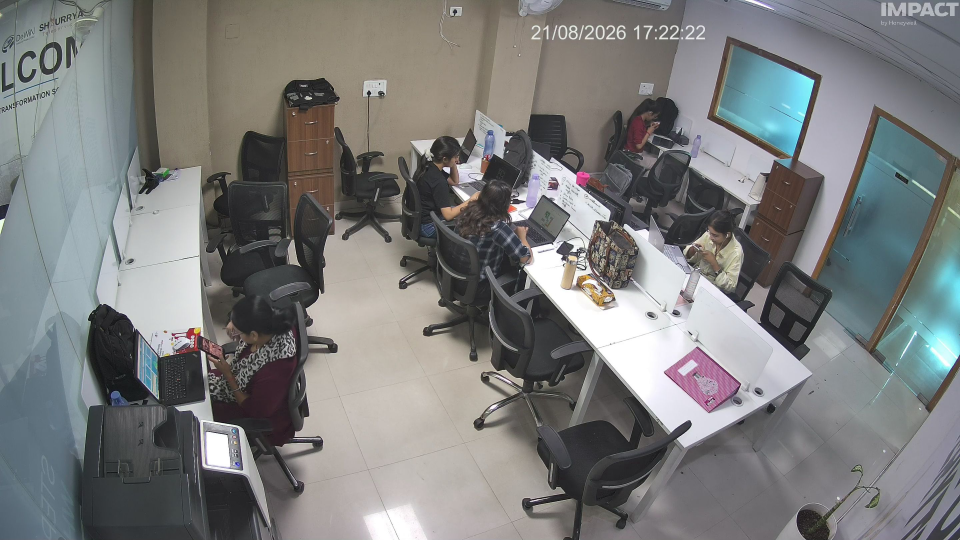
#> input picture backend/room_check.jpg, 2880 x 1620 px (shown at 1/3 size)
$ python -i fire_smoke_detector.py   (imports and definitions only)
#> lines starting #> are read from the running program, lines starting #| are printed output that depends on the picture; after the words box and inside, x2 and y2 are one past the last pixel; in counts of white or black regions, pixels touching at a corner belong together
#> further down, picture is the input picture: shape (1620, 2880, 3); mean B, G, R 123.8, 124.1, 122.8
"""Classical, model-free fire/smoke detection: HSV color rules combined
with temporal signals (frame-to-frame flicker for fire, sustained area
growth vs. a running background for smoke) — there's no fire/smoke-labeled
model bundled with this project (unlike yolov8n-pose.pt for people), so
this is a heuristic, not a trained detector. It's cheap enough (no NN, just
color-space math on a downscaled frame) to run every detect cycle rather
than being gated to detection_worker.POSE_INTERVAL_SECONDS like pose
detection.

Confirmed live on real office-camera footage (see cam1-3 snapshots pulled
2026-08-31): the original color-plus-single-frame-motion smoke rule flagged
plain grey/white walls, frosted-glass partitions, and glossy floor tiles as
"smoke" — those surfaces are large, low-saturation, mid-brightness areas
just like real smoke, and ordinary camera sensor/compression noise on them
was enough to pass a per-frame motion check. A static wall's noisy mask
area jitters around a fixed baseline; a real smoke plume actually expands
over time. Requiring that growth (see SMOKE_GROWTH_RATIO below) is what
tells the two apart — color+single-frame-motion alone can't, the same way
fire's flicker check (not color alone) is what rejects a static red/orange
decor object.

These thresholds are still starting points, not exhaustively tuned against
a real fire/smoke event — expect to revisit the FIRE_*/SMOKE_* constants
below per camera once more real footage is available, the same way
detection_worker.CAMERA_DET_THRESH was tuned per camera for face
recognition.
"""

import cv2
import numpy as np

DOWNSCALE_MAX_DIM = 480  # cheap enough to run every cycle; color/motion masks don't need full res

# --- fire: HSV color rule + flicker (variance of masked area over time) ---
FIRE_HUE_RANGE = (0, 35)  # red -> orange -> yellow, OpenCV's 0-179 hue scale
FIRE_MIN_SATURATION = 90  # vivid, not a washed-out/pastel color
FIRE_MIN_VALUE = 180  # bright/glowing, not a dim red object
FIRE_MIN_AREA_FRACTION = 0.0015  # ignore tiny specks (LEDs, reflections) relative to frame area
FIRE_FLICKER_HISTORY = 5  # samples of masked-area used to judge flicker
# Real flame area jitters noticeably frame to frame; a static red/orange
# object (a curtain, a chair) holds a near-constant masked area instead.
# Requiring the coefficient of variation (std/mean) of recent masked-area
# samples to clear this bar is what tells the two apart — color alone can't.
FIRE_FLICKER_MIN_CV = 0.15
FIRE_CONSECUTIVE_SAMPLES = 3  # require the signal to hold across several samples before alerting (mirrors person_tracker.FALL_CONSECUTIVE_SAMPLES)

# --- smoke: achromatic (low-saturation) haze + motion vs. a running background,
# confirmed only once the masked area actually grows over time ---
SMOKE_MAX_SATURATION = 35  # grey/hazy, not a colored object — tightened after the wall/glass/floor false positives above
SMOKE_MIN_VALUE, SMOKE_MAX_VALUE = 90, 210  # excludes near-black shadow and blown-out glare/reflections (glossy floors, glass)
# Low enough to still catch a small, real, early-stage source (e.g.
# cigarette smoke) rather than only a room-filling cloud — the false
# -positive fighting is now carried by the other signals below (fill ratio,
# growth trend, spatial overlap, face exclusion), not by a large area floor.
SMOKE_MIN_AREA_FRACTION = 0.006
# A single contour bigger than this is far more likely a whole-frame change
# (day/night IR-cut switch, AC/lighting flip) than an actual smoke plume —
# discarded outright rather than counted (see _boxes_from_mask's max_area_fraction).
SMOKE_MAX_AREA_FRACTION = 0.5
SMOKE_BG_ALPHA = 0.02  # running-average background learning rate (cv2.accumulateWeighted)
# Confirmed live: raising this to 30 to shrug off wall/floor compression
# noise (see the false positives documented above) also meant a realistic,
# semi-transparent early smoke source (measured: a synthetic wispy plume
# with real cigarette-like partial opacity only shifts grayscale by ~25)
# never registered as motion at all. Lowered back down for sensitivity —
# the fill-ratio/growth/overlap/face-exclusion checks below now do the
# false-positive rejection that this threshold used to carry alone.
SMOKE_MOTION_THRESHOLD = 15
SMOKE_TREND_HISTORY = 10  # samples of masked-area used to judge growth (split into first/second half, see below)
# Second-half average masked area must be at least this many times the
# first-half average (or the plume must have appeared from ~nothing) before
# the signal counts as "actually growing" rather than just "present".
# Raised from 1.5 -> 2.2: confirmed live (2026-09-01, "exit" and "Technical
# section") that ordinary desk-area brightness/motion drift (see
# SMOKE_MAX_REGION_MEAN_SATURATION's laptop-screen note below) could still
# clear a 1.5x growth bar over SMOKE_TREND_HISTORY's window even after every
# other fix in this file — it doesn't take a real expanding plume to
# gradually out-grow its own noisy baseline by 50%. Real smoke, once it's
# actually present, keeps compounding well past that; a stationary desk
# scene's drift plateaus much sooner.
SMOKE_GROWTH_RATIO = 2.2
# Confirmed live: a person walking straight TOWARD the camera (an entry/exit
# doorway's whole reason to exist) is solid, can wear pale/low-saturation
# clothing, and genuinely grows in apparent size in place — passing the
# fill-ratio, growth, and spatial-overlap checks below just like real smoke
# would. What's different: a person crosses the frame in a few seconds and
# then is gone (exits frame, gets face-detected, or gets too large and is
# discarded above SMOKE_MAX_AREA_FRACTION); real smoke keeps growing for as
# long as its source keeps burning. Requiring a LONGER sustained-growth
# window (SMOKE_TREND_HISTORY above, effectively ~10s at 1 sample/sec) lets
# a brief walk-through's confirmation run out before it ever reaches this
# bar, while persisting real smoke still clears it, just a bit slower.
# Raised from 4 -> 8 alongside SMOKE_GROWTH_RATIO above — same 2026-09-01
# "exit"/"Technical section" false positives kept re-clearing the growth bar
# every ~2 minute cooldown cycle, meaning the confirmed-growing state itself
# wasn't transient, just wrong. Doubling how long that state has to hold
# before alerting costs real smoke ~4 more seconds of detection latency but
# gives a wrongly-confirmed desk scene twice as long to fall back out of
# "growing" (it fluctuates; an actual fire/smoke source doesn't) before ever
# reaching the alert.
SMOKE_CONSECUTIVE_SAMPLES = 8  # require the (already growth-confirmed) signal to hold across several more samples before alerting
# Confirmed live: a person shifting posture at a desk (real motion) against
# their own low-saturation clothing/desk/monitor surroundings can satisfy the
# growth check above too — over a several-second window, ordinary fidgeting
# reads as a "growing" low-saturation blob just like an expanding haze does.
# Two independent fixes: (1) never let the padded area around an already
# -detected face count (see exclude_boxes in update() — the pipeline already
# knows where people are, every detect cycle); (2) require the candidate
# region to be a reasonably SOLID blob. A real diffuse smoke cloud, once
# dilated, fills most of its own bounding box; a person's fragmented motion
# (head moves, hand moves, chair creaks) dilates into disjoint patches that
# a bounding box spans loosely, with much emptier space in between.
# Raised from 0.55 -> 0.68: the 2026-09-01 "Technical section" false
# positive (see cam2_false_positive_crop.jpg) was a desk corner spanning a
# dark chair-back silhouette, a lit laptop, and the white desk edge between
# them — three separate objects loosely dilating into one bounding box, not
# one solid mass. That combination still cleared 0.55; a genuinely diffuse
# smoke cloud fills its own box far more completely than a bounding box
# drawn around several distinct desk objects does.
SMOKE_MIN_FILL_RATIO = 0.68  # contour area / bounding-box area
# A person WALKING (not just fidgeting in place) is solid, can be in light/
# low-saturation clothing, and genuinely grows in apparent size as they
# approach the camera — passing both the fill-ratio and growth checks above.
# What real smoke does differently: it grows roughly where it started,
# spreading from its source; a walking person's position several seconds
# later barely overlaps where they were standing before. Requiring the
# region's position, not just its area, to overlap itself over time is what
# tells "expanding in place" apart from "moving across the frame".
SMOKE_MIN_SPATIAL_OVERLAP = 0.2  # IoU between the first-half and second-half combined footprint
# Confirmed live (2026-08-31, camera "Main gate camera"): an active laptop
# screen on a desk passed every check above — real per-frame content change
# counts as motion, it doesn't move, and text/UI elements can be pale enough
# that ~59% of the flagged box's pixels individually cleared the per-pixel
# saturation test. What gave it away: unlike a real haze (which stays
# uniformly greyish through dilation), the box's OVERALL average saturation
# (mean 65, pulled up by the screen's own colored UI + nearby desk clutter
# caught by dilation) was well above what a genuine smoke region measured
# even with those same false positives folded in. Not proven against real
# smoke footage (none was available to test against) — a best-effort
# addition based on the one real case found, not a guarantee.
SMOKE_MAX_REGION_MEAN_SATURATION = 45
# How far around a detected face box to exclude from fire/smoke consideration
# — a face box is head-only, so this pads out to roughly cover the seated
# body + desk area below/around it. Generous and unscientific (no real
# measurement backs these multipliers), but directly targets the observed
# failure mode above; a real fire/smoke event actually AT a person's desk
# would be suppressed too — an accepted trade-off given how often this
# false-fired otherwise on a normal, people-filled office camera.
FACE_EXCLUDE_SIDE_PAD = 1.5  # x bbox width, each side
FACE_EXCLUDE_UP_PAD = 1.0  # x bbox height, above
FACE_EXCLUDE_DOWN_PAD = 7.0  # x bbox height, below


def _resize(frame):
    h, w = frame.shape[:2]
#> h = 1620; w = 2880
    scale = min(1.0, DOWNSCALE_MAX_DIM / max(h, w))
#> scale = 0.167
    if scale >= 1.0:
        return frame, 1.0
    return cv2.resize(frame, (int(w * scale), int(h * scale)), interpolation=cv2.INTER_AREA), scale


def _exclusion_mask(shape, exclude_boxes, scale):
    mask = np.zeros(shape, dtype=np.uint8)
    if not exclude_boxes:
        return mask
    h, w = shape
    for x1, y1, x2, y2 in exclude_boxes:
        bw, bh = x2 - x1, y2 - y1
        ex1 = int((x1 - bw * FACE_EXCLUDE_SIDE_PAD) * scale)
        ex2 = int((x2 + bw * FACE_EXCLUDE_SIDE_PAD) * scale)
        ey1 = int((y1 - bh * FACE_EXCLUDE_UP_PAD) * scale)
        ey2 = int((y2 + bh * FACE_EXCLUDE_DOWN_PAD) * scale)
        ex1, ey1 = max(0, ex1), max(0, ey1)
        ex2, ey2 = min(w, ex2), min(h, ey2)
        if ex2 > ex1 and ey2 > ey1:
            mask[ey1:ey2, ex1:ex2] = 255
    return mask


def _boxes_from_mask(
    mask, min_area_fraction, frame_area, max_area_fraction=None, min_fill_ratio=None,
    sat_channel=None, max_mean_saturation=None,
):
    min_area = frame_area * min_area_fraction
    max_area = frame_area * max_area_fraction if max_area_fraction is not None else None
    contours, _ = cv2.findContours(mask, cv2.RETR_EXTERNAL, cv2.CHAIN_APPROX_SIMPLE)
    boxes = []
    for c in contours:
        area = cv2.contourArea(c)
        if area < min_area:
            continue
        if max_area is not None and area > max_area:
            continue
        x, y, w, h = cv2.boundingRect(c)
        if min_fill_ratio is not None and area / (w * h) < min_fill_ratio:
            continue  # a real diffuse cloud is solid; fragmented motion (e.g. a person fidgeting) isn't
        if sat_channel is not None and max_mean_saturation is not None:
            if sat_channel[y:y + h, x:x + w].mean() > max_mean_saturation:
                continue  # e.g. a screen/UI's own color content mixed in via dilation — real haze stays uniformly grey
        boxes.append(([x, y, x + w, y + h], area))
    return boxes


def _union_bbox(bboxes: list[list[int]]) -> list[int] | None:
    if not bboxes:
        return None
    xs1 = [b[0] for b in bboxes]
    ys1 = [b[1] for b in bboxes]
    xs2 = [b[2] for b in bboxes]
    ys2 = [b[3] for b in bboxes]
    return [min(xs1), min(ys1), max(xs2), max(ys2)]


def _iou(a: list[int], b: list[int]) -> float:
    ix1, iy1 = max(a[0], b[0]), max(a[1], b[1])
    ix2, iy2 = min(a[2], b[2]), min(a[3], b[3])
    inter = max(0, ix2 - ix1) * max(0, iy2 - iy1)
    if inter == 0:
        return 0.0
    area_a = (a[2] - a[0]) * (a[3] - a[1])
    area_b = (b[2] - b[0]) * (b[3] - b[1])
    union = area_a + area_b - inter
    return inter / union if union > 0 else 0.0


class FireSmokeTracker:
    """One instance per camera (see detection_worker.run_worker) — holds the
    running background model (smoke's growth signal) and recent masked-area
    history (fire's flicker signal, smoke's growth trend) plus
    consecutive-sample streaks, so a single confirmed frame can't raise an
    alert on its own. Overlay boxes are only emitted once each type's own
    temporal signal (flicker for fire, growth for smoke) is confirmed for
    the current frame — not for every raw color-mask match — so a
    not-yet-confirmed candidate never shows a misleading label on screen.

    `events` keeps firing every cycle for as long as the condition stays
    confirmed (no one-shot latch) — a real, ongoing fire/smoke event should
    keep demanding attention, not go silent after a single alert while
    nobody's looked at the dashboard. pipeline.py's own per-camera cooldown
    (FIRE_SMOKE_ALERT_COOLDOWN_SECONDS) is what turns this into a periodic
    re-alert rather than a flood of duplicate DB rows every second."""

    def __init__(self):
        self._background: np.ndarray | None = None  # float32 grayscale running average
        self._fire_area_history: list[float] = []
        self._fire_streak = 0
        self._smoke_area_history: list[float] = []
        self._smoke_bbox_history: list[list[int] | None] = []
        self._smoke_streak = 0

    def update(self, frame_bgr, exclude_boxes: list | None = None) -> dict:
        """Returns {"boxes": [{"bbox": [x1,y1,x2,y2], "type": "fire"/"smoke",
        "score": float}, ...], "events": ["fire", "smoke", ...]}. `boxes`
        only includes a type once its own frame-level signal is confirmed
        (see class docstring); `events` only fires once that confirmed
        signal has held for several consecutive samples (for alerting).

        exclude_boxes: [x1,y1,x2,y2] boxes (original frame coordinates,
        e.g. this camera's face detections from the same detect cycle) that
        never count as fire/smoke — see FACE_EXCLUDE_*_PAD above."""
        small, scale = _resize(frame_bgr)
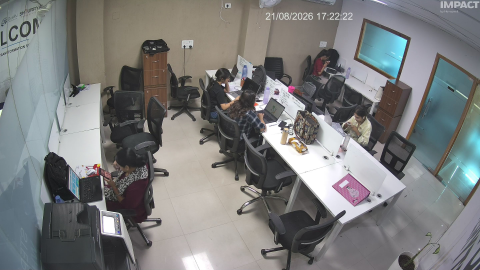
#> small: shape (270, 480, 3); mean B, G, R 123.8, 124.1, 122.8
#> scale = 0.167
        hsv = cv2.cvtColor(small, cv2.COLOR_BGR2HSV)
#> hsv: shape (270, 480, 3); mean H, S, V 74.7, 28.7, 130.4
        hue, sat, val = hsv[:, :, 0], hsv[:, :, 1], hsv[:, :, 2]
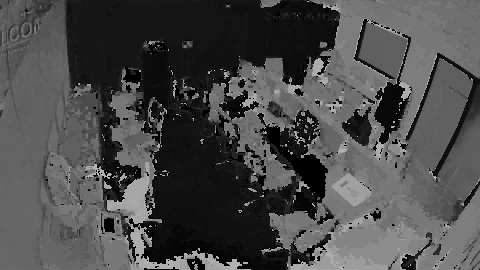
#> hue: shape (270, 480); min 0, max 179, mean 74.7
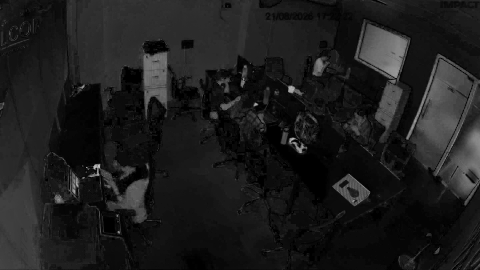
#> sat: shape (270, 480); min 0, max 192, mean 28.7
        frame_area = small.shape[0] * small.shape[1]
#> frame_area = 129600
        exclude_mask = _exclusion_mask((small.shape[0], small.shape[1]), exclude_boxes, scale)
#> exclude_mask: shape (270, 480); every value is 0

        boxes: list[dict] = []
        events: list[str] = []

        # --- fire ---
        fire_mask = (
            (hue >= FIRE_HUE_RANGE[0]) & (hue <= FIRE_HUE_RANGE[1])
            & (sat >= FIRE_MIN_SATURATION) & (val >= FIRE_MIN_VALUE)
        ).astype(np.uint8) * 255
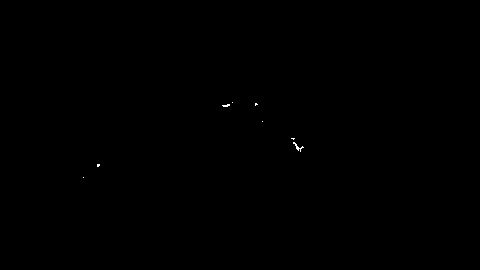
#> fire_mask: shape (270, 480); 0.05% white in thin lines or dots, all inside (x1, y1, x2, y2) = (83, 102, 304, 178)
        fire_mask[exclude_mask > 0] = 0
        fire_mask = cv2.dilate(fire_mask, np.ones((5, 5), np.uint8))
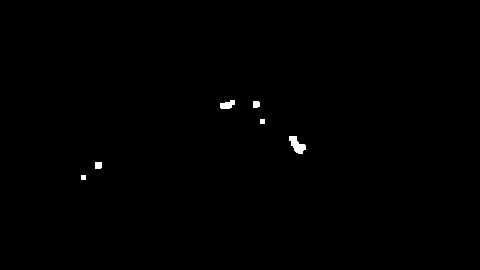
#> fire_mask: shape (270, 480); 0.32% white; 6 white regions
        fire_boxes = _boxes_from_mask(fire_mask, FIRE_MIN_AREA_FRACTION, frame_area)
#> in _boxes_from_mask, `contours, _ = cv2.findContours(mask, cv2.RETR_EXTERNAL, cv2.CHAIN_APPR..`: contours = 6 contours, 2 with area under 20; largest, box (x1, y1, x2, y2) and area: (289, 136, 306, 154) 144, (220, 100, 235, 109) 74, (95, 162, 102, 169) 36, (253, 101, 260, 108) 34
#> the loop in _boxes_from_mask, `for c in contours:` made 6 passes
#> area on passes 2, 3, 5, 6: 35.5, 144, 34, 74.5
#> after the loop in _boxes_from_mask, `for c in contours:`: boxes = []
#> fire_boxes = []
        fire_area_now = sum(area for _, area in fire_boxes)
#> fire_area_now = 0

        self._fire_area_history.append(fire_area_now)
        if len(self._fire_area_history) > FIRE_FLICKER_HISTORY:
            self._fire_area_history.pop(0)

        fire_present = False
        if fire_boxes and len(self._fire_area_history) >= FIRE_FLICKER_HISTORY:
            mean = sum(self._fire_area_history) / len(self._fire_area_history)
            if mean > 0:
                variance = sum((a - mean) ** 2 for a in self._fire_area_history) / len(self._fire_area_history)
                fire_present = (variance ** 0.5) / mean >= FIRE_FLICKER_MIN_CV

        if fire_present:
            for bbox, area in fire_boxes:
                boxes.append({
                    "bbox": [round(v / scale) for v in bbox],
                    "type": "fire",
                    "score": round(min(1.0, area / frame_area * 20), 3),
                })
            self._fire_streak += 1
            if self._fire_streak >= FIRE_CONSECUTIVE_SAMPLES:
                events.append("fire")
        else:
            self._fire_streak = 0

        # --- smoke ---
        gray = cv2.cvtColor(small, cv2.COLOR_BGR2GRAY).astype(np.float32)
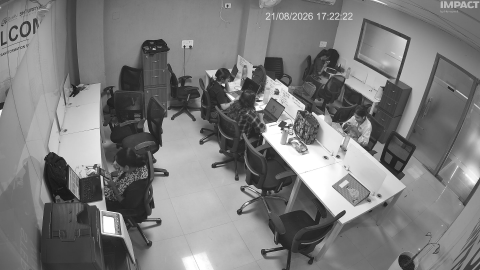
#> gray: shape (270, 480) float32; min 23, max 255, mean 123.7
        if self._background is None or self._background.shape != gray.shape:
            self._background = gray.copy()  # first frame for this camera, or its resolution changed
        motion = cv2.absdiff(gray, self._background) > SMOKE_MOTION_THRESHOLD
        cv2.accumulateWeighted(gray, self._background, SMOKE_BG_ALPHA)

        smoke_color = (sat <= SMOKE_MAX_SATURATION) & (val >= SMOKE_MIN_VALUE) & (val <= SMOKE_MAX_VALUE)
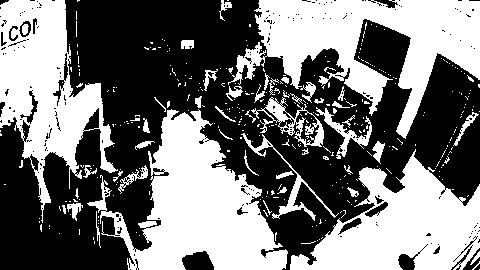
#> smoke_color: shape (270, 480) bool; 45.9% white; 353 white regions (306 under 20 px), largest, box (x1, y1, x2, y2) and area: (87, 109, 288, 270) 15065, (228, 0, 480, 139) 14993, (290, 149, 480, 270) 11940
        smoke_mask = (smoke_color & motion).astype(np.uint8) * 255
        smoke_mask[exclude_mask > 0] = 0
        smoke_mask = cv2.dilate(smoke_mask, np.ones((7, 7), np.uint8))
        smoke_boxes = _boxes_from_mask(
            smoke_mask, SMOKE_MIN_AREA_FRACTION, frame_area,
            max_area_fraction=SMOKE_MAX_AREA_FRACTION, min_fill_ratio=SMOKE_MIN_FILL_RATIO,
            sat_channel=sat, max_mean_saturation=SMOKE_MAX_REGION_MEAN_SATURATION,
        )
#> smoke_boxes = []
        smoke_area_now = sum(area for _, area in smoke_boxes)
#> smoke_area_now = 0

        self._smoke_area_history.append(smoke_area_now)
        if len(self._smoke_area_history) > SMOKE_TREND_HISTORY:
            self._smoke_area_history.pop(0)
        self._smoke_bbox_history.append(_union_bbox([b for b, _ in smoke_boxes]))
        if len(self._smoke_bbox_history) > SMOKE_TREND_HISTORY:
            self._smoke_bbox_history.pop(0)

        smoke_present = False
        if smoke_boxes and len(self._smoke_area_history) >= SMOKE_TREND_HISTORY:
            half = SMOKE_TREND_HISTORY // 2
            first_mean = sum(self._smoke_area_history[:half]) / half
            second_mean = sum(self._smoke_area_history[half:]) / (SMOKE_TREND_HISTORY - half)
            # first_mean ~0 means it appeared from nothing over this window —
            # the classic real-smoke signature — which counts as growth too.
            growing = second_mean > 0 and (
                first_mean <= 1e-6 or second_mean >= first_mean * SMOKE_GROWTH_RATIO
            )

            first_union = _union_bbox([b for b in self._smoke_bbox_history[:half] if b is not None])
            second_union = _union_bbox([b for b in self._smoke_bbox_history[half:] if b is not None])
            # Can't judge "moved vs. grew in place" without a footprint to
            # compare against (e.g. the appeared-from-nothing case) — don't
            # let a missing first-half footprint block a real detection.
            stayed_in_place = first_union is None or (
                second_union is not None and _iou(first_union, second_union) >= SMOKE_MIN_SPATIAL_OVERLAP
            )

            smoke_present = growing and stayed_in_place

        if smoke_present:
            for bbox, area in smoke_boxes:
                boxes.append({
                    "bbox": [round(v / scale) for v in bbox],
                    "type": "smoke",
                    "score": round(min(1.0, area / frame_area * 5), 3),
                })
            self._smoke_streak += 1
            if self._smoke_streak >= SMOKE_CONSECUTIVE_SAMPLES:
                events.append("smoke")
        else:
            self._smoke_streak = 0

        return {"boxes": boxes, "events": events}

>>> import cv2
>>> picture = cv2.imread('../room_check.jpg')
>>> result = FireSmokeTracker().update(picture)
#> result = {'boxes': [], 'events': []}
